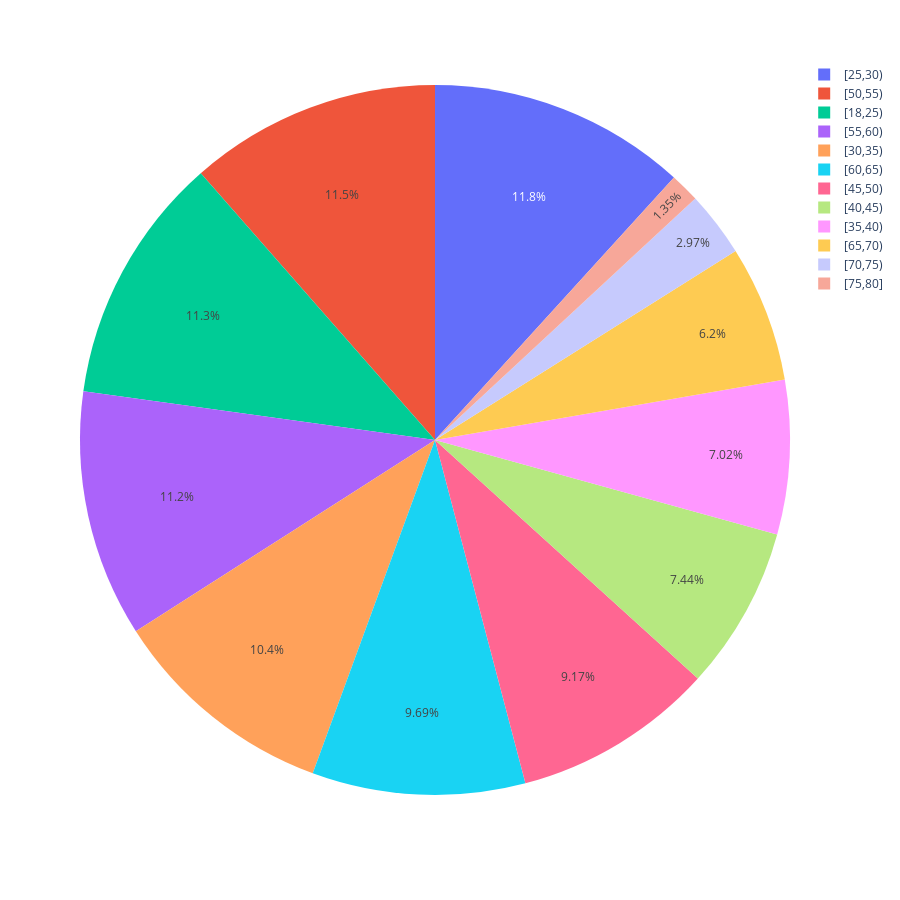

The code cell stored with this chart in its notebook:
### Markdown cell above
### __Pie Chart of the Ages in their Bins__

### Code cell
plot_ages_pie_chart(exclusions_df)

### Figure 1 — Plotly figure (JSON) as saved in the notebook; plotly's stock layout.template omitted (floating-point values rounded to 4 significant figures; data arrays with more than 128 entries replaced by an {"elided": "..."} marker saying what was removed)
{"data": [{"domain": {"x": [0, 1], "y": [0, 1]}, "hovertemplate": "age_bin=%{label}<br>age_round=%{value}<extra></extra>", "labels": {"elided": "4715 str values"}, "legendgroup": "", "name": "", "showlegend": true, "type": "pie", "values": {"elided": "4715 int values"}}], "layout": {"height": 900, "legend": {"tracegroupgap": 0}, "margin": {"t": 60}, "width": 900}}
